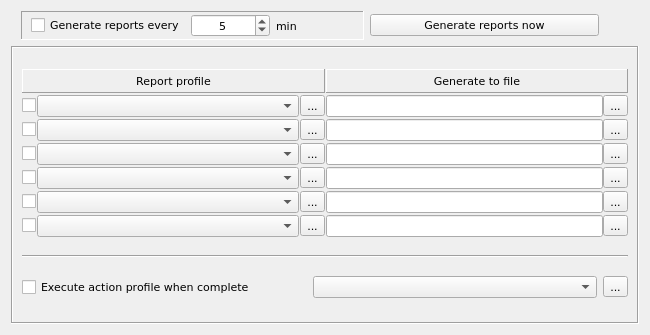
<?xml version="1.0" encoding="UTF-8"?>
<ui version="4.0">
 <class>ReportsOptionsWidget</class>
 <widget class="QWidget" name="ReportsOptionsWidget">
  <property name="geometry">
   <rect>
    <x>0</x>
    <y>0</y>
    <width>650</width>
    <height>335</height>
   </rect>
  </property>
  <property name="font">
   <font>
    <family>DejaVu Sans</family>
    <pointsize>8</pointsize>
   </font>
  </property>
  <property name="windowTitle">
   <string>Viewers</string>
  </property>
  <layout class="QVBoxLayout" name="verticalLayout_4">
   <item>
    <layout class="QHBoxLayout" name="horizontalLayout_2" stretch="3,2">
     <property name="leftMargin">
      <number>10</number>
     </property>
     <property name="rightMargin">
      <number>40</number>
     </property>
     <item>
      <widget class="QFrame" name="frame_22">
       <property name="autoFillBackground">
        <bool>true</bool>
       </property>
       <property name="frameShape">
        <enum>QFrame::Panel</enum>
       </property>
       <property name="frameShadow">
        <enum>QFrame::Sunken</enum>
       </property>
       <layout class="QHBoxLayout" name="horizontalLayout">
        <property name="topMargin">
         <number>2</number>
        </property>
        <property name="bottomMargin">
         <number>2</number>
        </property>
        <item>
         <widget class="QCheckBox" name="chkGenerateReports">
          <property name="text">
           <string>Generate reports every</string>
          </property>
         </widget>
        </item>
        <item>
         <widget class="QSpinBox" name="spinGenerateReports">
          <property name="alignment">
           <set>Qt::AlignCenter</set>
          </property>
          <property name="minimum">
           <number>1</number>
          </property>
          <property name="maximum">
           <number>1439</number>
          </property>
          <property name="value">
           <number>5</number>
          </property>
         </widget>
        </item>
        <item>
         <widget class="QLabel" name="lblMin">
          <property name="text">
           <string>min</string>
          </property>
         </widget>
        </item>
       </layout>
      </widget>
     </item>
     <item>
      <widget class="QPushButton" name="btnGenerateReportsNow">
       <property name="text">
        <string>Generate reports now</string>
       </property>
      </widget>
     </item>
    </layout>
   </item>
   <item>
    <widget class="QFrame" name="frame_21">
     <property name="frameShape">
      <enum>QFrame::Box</enum>
     </property>
     <property name="frameShadow">
      <enum>QFrame::Sunken</enum>
     </property>
     <layout class="QVBoxLayout" name="verticalLayout_3">
      <item>
       <layout class="QHBoxLayout" name="horizontalLayout_18">
        <property name="spacing">
         <number>1</number>
        </property>
        <item>
         <layout class="QVBoxLayout" name="verticalLayout">
          <property name="spacing">
           <number>2</number>
          </property>
          <item>
           <widget class="QFrame" name="frame_23">
            <property name="sizePolicy">
             <sizepolicy hsizetype="Preferred" vsizetype="Fixed">
              <horstretch>0</horstretch>
              <verstretch>0</verstretch>
             </sizepolicy>
            </property>
            <property name="frameShape">
             <enum>QFrame::Panel</enum>
            </property>
            <property name="frameShadow">
             <enum>QFrame::Raised</enum>
            </property>
            <layout class="QHBoxLayout" name="horizontalLayout_12">
             <property name="leftMargin">
              <number>4</number>
             </property>
             <property name="topMargin">
              <number>4</number>
             </property>
             <property name="rightMargin">
              <number>4</number>
             </property>
             <property name="bottomMargin">
              <number>4</number>
             </property>
             <item>
              <widget class="QLabel" name="label_153">
               <property name="text">
                <string>Report profile</string>
               </property>
               <property name="alignment">
                <set>Qt::AlignCenter</set>
               </property>
              </widget>
             </item>
            </layout>
           </widget>
          </item>
          <item>
           <layout class="QHBoxLayout" name="horizontalLayout_3">
            <property name="spacing">
             <number>1</number>
            </property>
            <item>
             <widget class="QCheckBox" name="chkCreateReport_1">
              <property name="sizePolicy">
               <sizepolicy hsizetype="Maximum" vsizetype="Fixed">
                <horstretch>0</horstretch>
                <verstretch>0</verstretch>
               </sizepolicy>
              </property>
              <property name="text">
               <string/>
              </property>
             </widget>
            </item>
            <item>
             <widget class="QComboBox" name="cmbCreateReport_1"/>
            </item>
            <item>
             <widget class="QToolButton" name="btnCreateReport_1">
              <property name="text">
               <string>...</string>
              </property>
              <property name="icon">
               <iconset resource="../../qHostMonitor.qrc">
                <normaloff>:/img/foldersTree.png</normaloff>:/img/foldersTree.png</iconset>
              </property>
              <property name="iconSize">
               <size>
                <width>16</width>
                <height>16</height>
               </size>
              </property>
             </widget>
            </item>
           </layout>
          </item>
          <item>
           <layout class="QHBoxLayout" name="horizontalLayout_4">
            <property name="spacing">
             <number>1</number>
            </property>
            <item>
             <widget class="QCheckBox" name="chkCreateReport_2">
              <property name="sizePolicy">
               <sizepolicy hsizetype="Maximum" vsizetype="Fixed">
                <horstretch>0</horstretch>
                <verstretch>0</verstretch>
               </sizepolicy>
              </property>
              <property name="text">
               <string/>
              </property>
             </widget>
            </item>
            <item>
             <widget class="QComboBox" name="cmbCreateReport_2"/>
            </item>
            <item>
             <widget class="QToolButton" name="btnCreateReport_2">
              <property name="text">
               <string>...</string>
              </property>
              <property name="icon">
               <iconset resource="../../qHostMonitor.qrc">
                <normaloff>:/img/foldersTree.png</normaloff>:/img/foldersTree.png</iconset>
              </property>
              <property name="iconSize">
               <size>
                <width>16</width>
                <height>16</height>
               </size>
              </property>
             </widget>
            </item>
           </layout>
          </item>
          <item>
           <layout class="QHBoxLayout" name="horizontalLayout_5">
            <property name="spacing">
             <number>1</number>
            </property>
            <item>
             <widget class="QCheckBox" name="chkCreateReport_3">
              <property name="sizePolicy">
               <sizepolicy hsizetype="Maximum" vsizetype="Fixed">
                <horstretch>0</horstretch>
                <verstretch>0</verstretch>
               </sizepolicy>
              </property>
              <property name="text">
               <string/>
              </property>
             </widget>
            </item>
            <item>
             <widget class="QComboBox" name="cmbCreateReport_3"/>
            </item>
            <item>
             <widget class="QToolButton" name="btnCreateReport_3">
              <property name="text">
               <string>...</string>
              </property>
              <property name="icon">
               <iconset resource="../../qHostMonitor.qrc">
                <normaloff>:/img/foldersTree.png</normaloff>:/img/foldersTree.png</iconset>
              </property>
              <property name="iconSize">
               <size>
                <width>16</width>
                <height>16</height>
               </size>
              </property>
             </widget>
            </item>
           </layout>
          </item>
          <item>
           <layout class="QHBoxLayout" name="horizontalLayout_6">
            <property name="spacing">
             <number>1</number>
            </property>
            <item>
             <widget class="QCheckBox" name="chkCreateReport_4">
              <property name="sizePolicy">
               <sizepolicy hsizetype="Maximum" vsizetype="Fixed">
                <horstretch>0</horstretch>
                <verstretch>0</verstretch>
               </sizepolicy>
              </property>
              <property name="text">
               <string/>
              </property>
             </widget>
            </item>
            <item>
             <widget class="QComboBox" name="cmbCreateReport_4"/>
            </item>
            <item>
             <widget class="QToolButton" name="btnCreateReport_4">
              <property name="text">
               <string>...</string>
              </property>
              <property name="icon">
               <iconset resource="../../qHostMonitor.qrc">
                <normaloff>:/img/foldersTree.png</normaloff>:/img/foldersTree.png</iconset>
              </property>
              <property name="iconSize">
               <size>
                <width>16</width>
                <height>16</height>
               </size>
              </property>
             </widget>
            </item>
           </layout>
          </item>
          <item>
           <layout class="QHBoxLayout" name="horizontalLayout_7">
            <property name="spacing">
             <number>1</number>
            </property>
            <item>
             <widget class="QCheckBox" name="chkCreateReport_5">
              <property name="sizePolicy">
               <sizepolicy hsizetype="Maximum" vsizetype="Fixed">
                <horstretch>0</horstretch>
                <verstretch>0</verstretch>
               </sizepolicy>
              </property>
              <property name="text">
               <string/>
              </property>
             </widget>
            </item>
            <item>
             <widget class="QComboBox" name="cmbCreateReport_5"/>
            </item>
            <item>
             <widget class="QToolButton" name="btnCreateReport_5">
              <property name="text">
               <string>...</string>
              </property>
              <property name="icon">
               <iconset resource="../../qHostMonitor.qrc">
                <normaloff>:/img/foldersTree.png</normaloff>:/img/foldersTree.png</iconset>
              </property>
              <property name="iconSize">
               <size>
                <width>16</width>
                <height>16</height>
               </size>
              </property>
             </widget>
            </item>
           </layout>
          </item>
          <item>
           <layout class="QHBoxLayout" name="horizontalLayout_8">
            <property name="spacing">
             <number>1</number>
            </property>
            <item>
             <widget class="QCheckBox" name="chkCreateReport_6">
              <property name="sizePolicy">
               <sizepolicy hsizetype="Maximum" vsizetype="Fixed">
                <horstretch>0</horstretch>
                <verstretch>0</verstretch>
               </sizepolicy>
              </property>
              <property name="text">
               <string/>
              </property>
             </widget>
            </item>
            <item>
             <widget class="QComboBox" name="cmbCreateReport_6"/>
            </item>
            <item>
             <widget class="QToolButton" name="btnCreateReport_6">
              <property name="text">
               <string>...</string>
              </property>
              <property name="icon">
               <iconset resource="../../qHostMonitor.qrc">
                <normaloff>:/img/foldersTree.png</normaloff>:/img/foldersTree.png</iconset>
              </property>
              <property name="iconSize">
               <size>
                <width>16</width>
                <height>16</height>
               </size>
              </property>
             </widget>
            </item>
           </layout>
          </item>
         </layout>
        </item>
        <item>
         <layout class="QVBoxLayout" name="verticalLayout_2">
          <property name="spacing">
           <number>2</number>
          </property>
          <item>
           <widget class="QFrame" name="frame_25">
            <property name="sizePolicy">
             <sizepolicy hsizetype="Preferred" vsizetype="Fixed">
              <horstretch>0</horstretch>
              <verstretch>0</verstretch>
             </sizepolicy>
            </property>
            <property name="frameShape">
             <enum>QFrame::Panel</enum>
            </property>
            <property name="frameShadow">
             <enum>QFrame::Raised</enum>
            </property>
            <layout class="QHBoxLayout" name="horizontalLayout_11">
             <property name="leftMargin">
              <number>4</number>
             </property>
             <property name="topMargin">
              <number>4</number>
             </property>
             <property name="rightMargin">
              <number>4</number>
             </property>
             <property name="bottomMargin">
              <number>4</number>
             </property>
             <item>
              <widget class="QLabel" name="label_154">
               <property name="sizePolicy">
                <sizepolicy hsizetype="Preferred" vsizetype="Fixed">
                 <horstretch>0</horstretch>
                 <verstretch>0</verstretch>
                </sizepolicy>
               </property>
               <property name="text">
                <string>Generate to file</string>
               </property>
               <property name="alignment">
                <set>Qt::AlignCenter</set>
               </property>
              </widget>
             </item>
            </layout>
           </widget>
          </item>
          <item>
           <layout class="QHBoxLayout" name="horizontalLayout_10">
            <property name="spacing">
             <number>0</number>
            </property>
            <item>
             <widget class="QLineEdit" name="editReportFile_1">
              <property name="sizePolicy">
               <sizepolicy hsizetype="Preferred" vsizetype="Fixed">
                <horstretch>0</horstretch>
                <verstretch>0</verstretch>
               </sizepolicy>
              </property>
             </widget>
            </item>
            <item>
             <widget class="QToolButton" name="btnelectReportFile_1">
              <property name="text">
               <string>...</string>
              </property>
              <property name="icon">
               <iconset resource="../../qHostMonitor.qrc">
                <normaloff>:/img/open.png</normaloff>:/img/open.png</iconset>
              </property>
              <property name="iconSize">
               <size>
                <width>16</width>
                <height>16</height>
               </size>
              </property>
             </widget>
            </item>
           </layout>
          </item>
          <item>
           <layout class="QHBoxLayout" name="horizontalLayout_13">
            <property name="spacing">
             <number>0</number>
            </property>
            <item>
             <widget class="QLineEdit" name="editReportFile_2">
              <property name="sizePolicy">
               <sizepolicy hsizetype="Preferred" vsizetype="Fixed">
                <horstretch>0</horstretch>
                <verstretch>0</verstretch>
               </sizepolicy>
              </property>
             </widget>
            </item>
            <item>
             <widget class="QToolButton" name="btnelectReportFile_2">
              <property name="text">
               <string>...</string>
              </property>
              <property name="icon">
               <iconset resource="../../qHostMonitor.qrc">
                <normaloff>:/img/open.png</normaloff>
                <normalon>:/img/open.png</normalon>:/img/open.png</iconset>
              </property>
              <property name="iconSize">
               <size>
                <width>16</width>
                <height>16</height>
               </size>
              </property>
             </widget>
            </item>
           </layout>
          </item>
          <item>
           <layout class="QHBoxLayout" name="horizontalLayout_14">
            <property name="spacing">
             <number>0</number>
            </property>
            <item>
             <widget class="QLineEdit" name="editReportFile_3">
              <property name="sizePolicy">
               <sizepolicy hsizetype="Preferred" vsizetype="Fixed">
                <horstretch>0</horstretch>
                <verstretch>0</verstretch>
               </sizepolicy>
              </property>
             </widget>
            </item>
            <item>
             <widget class="QToolButton" name="btnelectReportFile_3">
              <property name="text">
               <string>...</string>
              </property>
              <property name="icon">
               <iconset>
                <normaloff>:/images/optionsform/lognameedit.png</normaloff>
                <normalon>:/img/open.png</normalon>:/images/optionsform/lognameedit.png</iconset>
              </property>
              <property name="iconSize">
               <size>
                <width>16</width>
                <height>16</height>
               </size>
              </property>
             </widget>
            </item>
           </layout>
          </item>
          <item>
           <layout class="QHBoxLayout" name="horizontalLayout_15">
            <property name="spacing">
             <number>0</number>
            </property>
            <item>
             <widget class="QLineEdit" name="editReportFile_4">
              <property name="sizePolicy">
               <sizepolicy hsizetype="Preferred" vsizetype="Fixed">
                <horstretch>0</horstretch>
                <verstretch>0</verstretch>
               </sizepolicy>
              </property>
             </widget>
            </item>
            <item>
             <widget class="QToolButton" name="btnelectReportFile_4">
              <property name="text">
               <string>...</string>
              </property>
              <property name="icon">
               <iconset resource="../../qHostMonitor.qrc">
                <normaloff>:/img/open.png</normaloff>:/img/open.png</iconset>
              </property>
              <property name="iconSize">
               <size>
                <width>16</width>
                <height>16</height>
               </size>
              </property>
             </widget>
            </item>
           </layout>
          </item>
          <item>
           <layout class="QHBoxLayout" name="horizontalLayout_16">
            <property name="spacing">
             <number>0</number>
            </property>
            <item>
             <widget class="QLineEdit" name="editReportFile_5">
              <property name="sizePolicy">
               <sizepolicy hsizetype="Preferred" vsizetype="Fixed">
                <horstretch>0</horstretch>
                <verstretch>0</verstretch>
               </sizepolicy>
              </property>
             </widget>
            </item>
            <item>
             <widget class="QToolButton" name="btnelectReportFile_5">
              <property name="text">
               <string>...</string>
              </property>
              <property name="icon">
               <iconset resource="../../qHostMonitor.qrc">
                <normaloff>:/img/open.png</normaloff>:/img/open.png</iconset>
              </property>
              <property name="iconSize">
               <size>
                <width>16</width>
                <height>16</height>
               </size>
              </property>
             </widget>
            </item>
           </layout>
          </item>
          <item>
           <layout class="QHBoxLayout" name="horizontalLayout_17">
            <property name="spacing">
             <number>0</number>
            </property>
            <item>
             <widget class="QLineEdit" name="editReportFile_6">
              <property name="sizePolicy">
               <sizepolicy hsizetype="Preferred" vsizetype="Fixed">
                <horstretch>0</horstretch>
                <verstretch>0</verstretch>
               </sizepolicy>
              </property>
             </widget>
            </item>
            <item>
             <widget class="QToolButton" name="btnelectReportFile_6">
              <property name="text">
               <string>...</string>
              </property>
              <property name="icon">
               <iconset resource="../../qHostMonitor.qrc">
                <normaloff>:/img/open.png</normaloff>:/img/open.png</iconset>
              </property>
              <property name="iconSize">
               <size>
                <width>16</width>
                <height>16</height>
               </size>
              </property>
             </widget>
            </item>
           </layout>
          </item>
         </layout>
        </item>
       </layout>
      </item>
      <item>
       <widget class="Line" name="line">
        <property name="orientation">
         <enum>Qt::Horizontal</enum>
        </property>
       </widget>
      </item>
      <item>
       <layout class="QHBoxLayout" name="horizontalLayout_9">
        <item>
         <widget class="QCheckBox" name="chkExecuteActionProfile">
          <property name="text">
           <string>Execute action profile when complete</string>
          </property>
         </widget>
        </item>
        <item>
         <widget class="QComboBox" name="cmbSelectActionProfile"/>
        </item>
        <item>
         <widget class="QToolButton" name="btnSelectActionProfile">
          <property name="text">
           <string>...</string>
          </property>
          <property name="icon">
           <iconset resource="../../qHostMonitor.qrc">
            <normaloff>:/img/foldersTree.png</normaloff>:/img/foldersTree.png</iconset>
          </property>
          <property name="iconSize">
           <size>
            <width>16</width>
            <height>16</height>
           </size>
          </property>
         </widget>
        </item>
       </layout>
      </item>
     </layout>
    </widget>
   </item>
  </layout>
 </widget>
 <resources>
  <include location="../../qHostMonitor.qrc"/>
  <include location="../../qHostMonitor.qrc"/>
 </resources>
 <connections/>
</ui>
